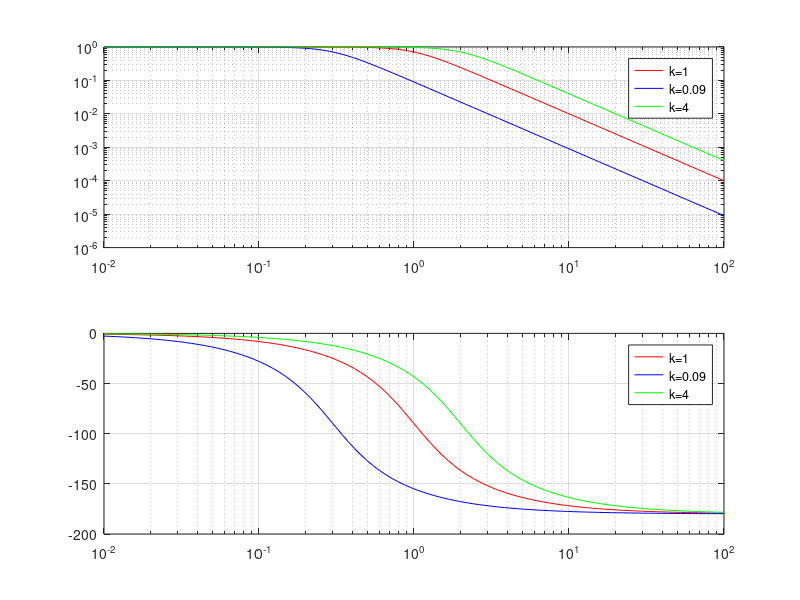

This figure's MATLAB source:
clear
clc

W=logspace(-2,2,100); 

m=1;
zeta=2^(-1/2);

k=1;
wn=(k/m)^(1/2);
a=[1 2*zeta*wn wn^2];
b=[wn^2];
H1=freqs(b,a,W);
ang1=angle(H1);
%pi: x :180
deg1=ang1.*(180/pi);

k=0.09;
wn=(k/m)^(1/2);
a=[1 2*zeta*wn wn^2];
b=[wn^2];
H2=freqs(b,a,W);
ang2=angle(H2);
%pi: x :180
deg2=ang2.*(180/pi);

k=4;
wn=(k/m)^(1/2);
a=[1 2*zeta*wn wn^2];
b=[wn^2];
H3=freqs(b,a,W);
ang3=angle(H3);
%pi: x :180
deg3=ang3.*(180/pi);

figure(3)
clf

subplot(211)
loglog(W,abs(H1),'r', W,abs(H2),'b', W,abs(H3),'g');
legend('k=1','k=0.09','k=4');
grid 

subplot(212)
semilogx(W,deg1,'r',W,deg2,'b',W,deg3,'g');
legend('k=1','k=0.09','k=4');
grid

return;
